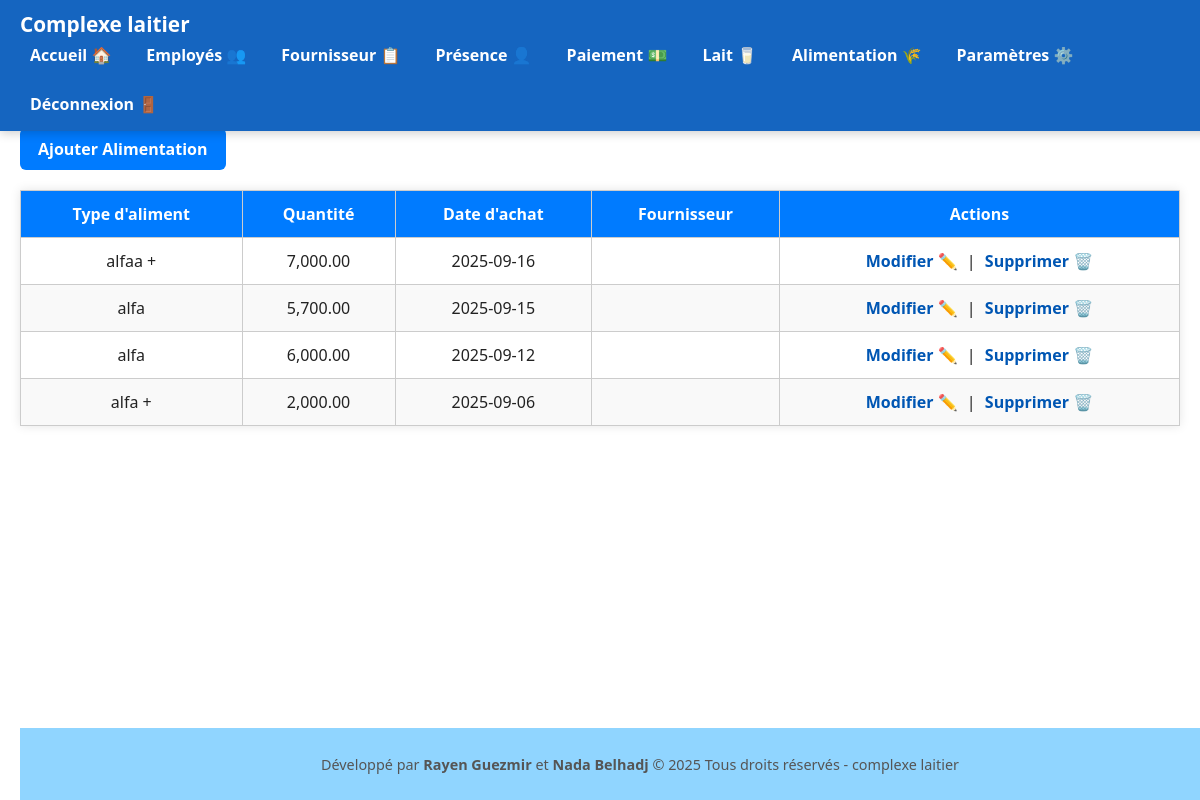
Screenshot of /alimentation_list.php with the database file from the repository.
### tables this page shows
CREATE TABLE IF NOT EXISTS `alimentation` (
  `id` int NOT NULL AUTO_INCREMENT,
  `type_aliment` varchar(50) NOT NULL,
  `quantite` varchar(50) NOT NULL,
  `date_achat` date NOT NULL,
  `fournisseur` varchar(50) NOT NULL,
  `fournisseur_id` int NOT NULL,
  PRIMARY KEY (`id`)
);

### alimentation_list.php (the view, shortened to what this page needs)
<?php
include('config.php');
include('header.php');
$lang = $_SESSION['lang'] ?? 'fr';
$result = $conn->query("SELECT * FROM alimentation ORDER BY date_achat DESC");
?>
<!DOCTYPE html>
<html lang="<?= $lang ?>">
<head>
</head>
<body>
<h2><?= $lang === 'ar' ? 'قائمة العلف' : 'Liste de l\'alimentation' ?></h2>
<a href="alimentation_add.php" class="btn-add"><?= $lang === 'ar' ? 'إضافة علف' : 'Ajouter Alimentation' ?></a>
<table>
    <thead>
        <tr>
            <th><?= $lang === 'ar' ? 'نوع العلف' : 'Type d\'aliment' ?></th>
            <th><?= $lang === 'ar' ? 'الكمية' : 'Quantité' ?></th>
            <th><?= $lang === 'ar' ? 'تاريخ الشراء' : 'Date d\'achat' ?></th>
            <th><?= $lang === 'ar' ? 'المورد' : 'Fournisseur' ?></th>
            <th><?= $lang === 'ar' ? 'الإجراءات' : 'Actions' ?></th>
        </tr>
    </thead>
    <tbody>
        <?php while ($row = $result->fetch_assoc()): ?>
            <tr>
                <td><?= htmlspecialchars($row['type_aliment']) ?></td>
                <td><?= number_format($row['quantite'], 2) ?></td>
                <td><?= htmlspecialchars($row['date_achat']) ?></td>
                <td><?= htmlspecialchars($row['fournisseur']) ?></td>
                <td>
                    <a href="alimentation_edit.php?id=<?= $row['id'] ?>" class="action-link"><?= $lang === 'ar' ? '✏️ تعديل' : 'Modifier ✏️' ?></a> |
                    <a href="alimentation_delete.php?id=<?= $row['id'] ?>" class="action-link" onclick="return confirm('<?= $lang === 'ar' ? 'هل أنت متأكد من الحذف؟' : 'Confirmer la suppression 🗑️ ?' ?>');"><?= $lang === 'ar' ? '🗑️ حذف' : 'Supprimer 🗑️' ?></a>
                </td>
            </tr>
        <?php endwhile; ?>
    </tbody>
</table>
<?php include('footer.php'); ?>
</body>
</html>

### rows the page displays
alimentation: type_aliment "alfaa +", quantite "7,000.00", date_achat "2025-09-16"
alimentation: type_aliment "alfa", quantite "5,700.00", date_achat "2025-09-15"
alimentation: type_aliment "alfa", quantite "6,000.00", date_achat "2025-09-12"
alimentation: type_aliment "alfa +", quantite "2,000.00", date_achat "2025-09-06"

### other values shown
$items['dashboard'] "Accueil 🏠"
$items['employes'] "Employés 👥"
$items['fournisseur'] "Fournisseur 📋"
$items['presence'] "Présence 👤"
$items['paiement'] "Paiement 💵"
$items['lait'] "Lait 🥛"
$items['alimentation'] "Alimentation 🌾"
$items['settings'] "Paramètres ⚙️"
